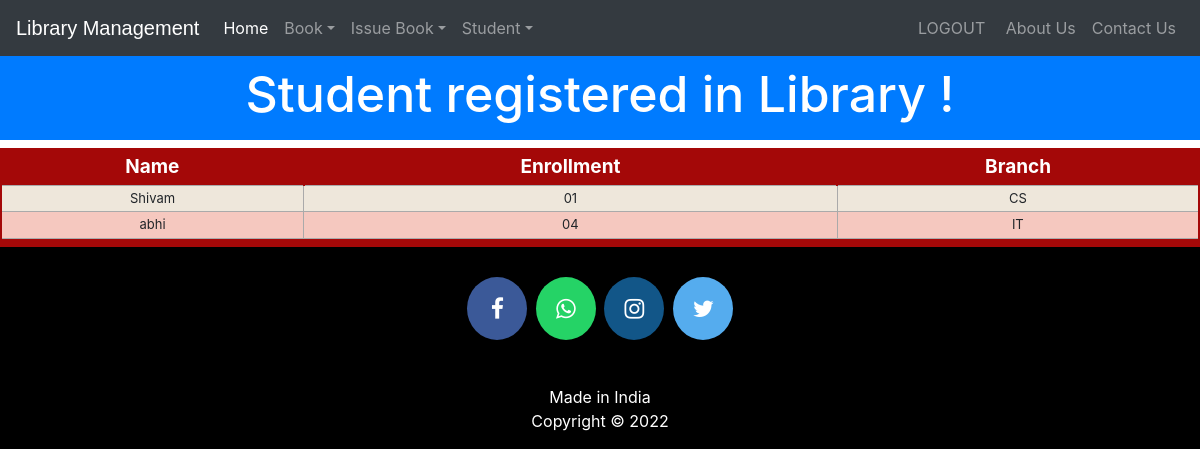
The app's page /viewstudent (signed in) with its own data.
### library/models.py (models this page shows, shortened)
class StudentExtra(models.Model):
    user=models.OneToOneField(User,on_delete=models.CASCADE)
    enrollment = models.CharField(max_length=40)
    branch = models.CharField(max_length=40)
    @property
    def get_name(self):
        return self.user.first_name

### library/views.py (the view)
# urls.py: path('viewstudent', views.viewstudent_view),
@login_required(login_url='adminlogin')
@user_passes_test(is_admin)
def viewstudent_view(request):
    students=models.StudentExtra.objects.all()
    return render(request,'library/viewstudent.html',{'students':students})

### library/views.py (called while the page is built)
def is_admin(user):
    return user.groups.filter(name='ADMIN').exists()

### templates/library/viewstudent.html (shortened to what this page needs)
<!DOCTYPE html>
<html lang="en" dir="ltr">
  <head>
  </head>
  <body>
    {% include "library/navbaradmin.html" %}
    <br>
    <br>
    <h3 class="p-3 mb-2 bg-primary text-white" style = 'font-size: 50px;text-align:center;'>Student registered in Library !</h3>
    {% if students%}
<table class="redTable">
<thead>
<tr>
<th>Name</th>
<th>Enrollment</th>
<th>Branch</th>
</tr>
</thead>
<tfoot>
<tr>
<td colspan="3">
</td>
</tr>
</tfoot>
<tbody>
  {% for s in students %}
    <tr>
      <td>{{s.get_name}}</td>
      <td>{{s.enrollment}}</td>
      <td>{{s.branch}}</td>
    </tr>
  {% endfor %}
</tbody>
</table>
{%else%}
<h1> No Student Registered in Library</h1>
{%endif%}
  {% include "library/footer.html" %}
  </body>
</html>

### templates/library/viewstudent.html (style rules this page uses)
table.redTable { border: 2px solid #A40808; background-color: #EEE7DB; width: 100%; text-align: center; border-collapse: collapse; }
table.redTable td, table.redTable th { border: 1px solid #AAAAAA; padding: 3px 2px; }
table.redTable tbody td { font-size: 13px; }
table.redTable tr:nth-child(even) { background: #F5C8BF; }
table.redTable thead { background: #A40808; }
table.redTable thead th { font-size: 19px; font-weight: bold; color: #FFFFFF; text-align: center; border-left: 2px solid #A40808; }
table.redTable thead th:first-child { border-left: none; }
table.redTable tfoot { font-size: 13px; font-weight: bold; color: #FFFFFF; background: #A40808; }
table.redTable tfoot td { font-size: 13px; }

### records on screen
StudentExtra: get_name "Shivam", enrollment "01", branch "CS"
StudentExtra: get_name "abhi", enrollment "04", branch "IT"
